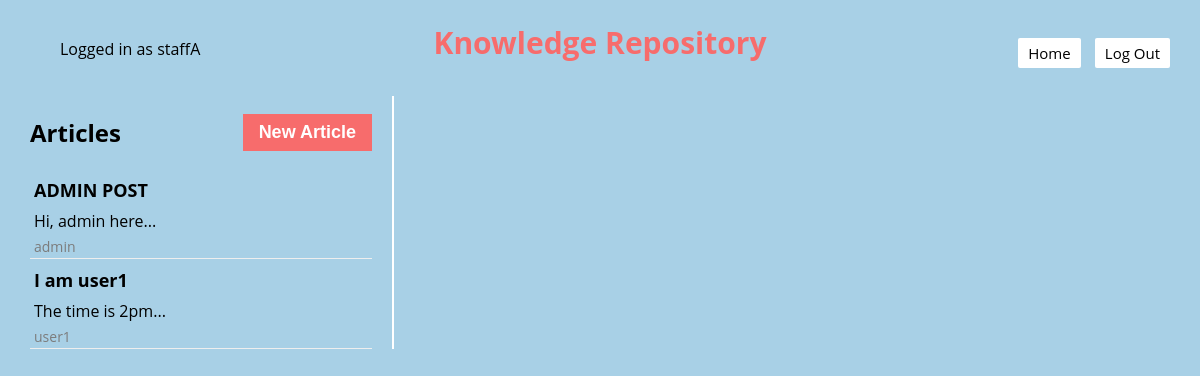
The page /knowledge-repository (signed in) on the database as committed earlier.
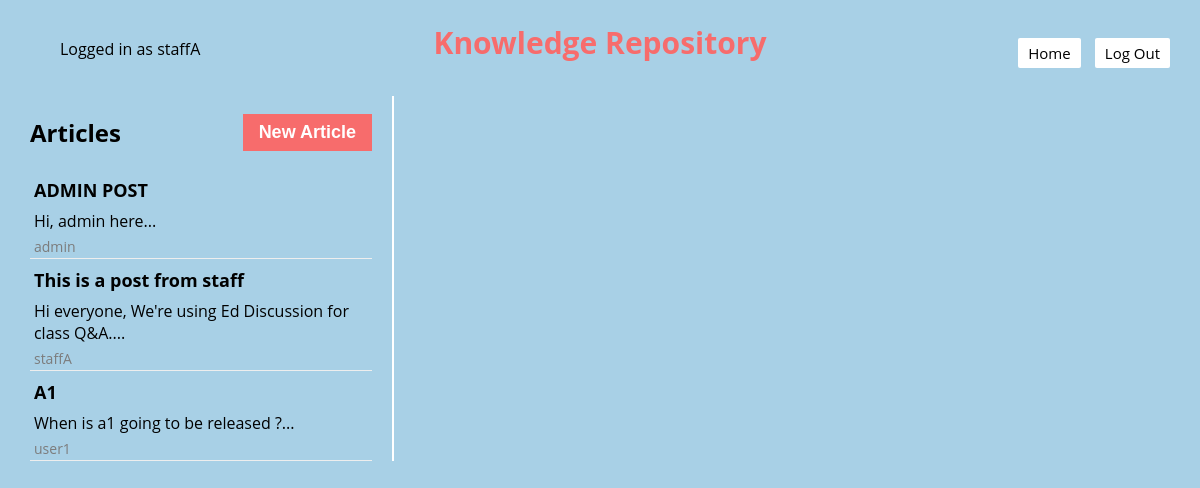
The same page on the database as committed later.
### models.py (models this page shows)
class Base(DeclarativeBase):
    pass

class User(Base):
    __tablename__ = "user"
    username: Mapped[str] = mapped_column(String, primary_key=True)
    password: Mapped[str] = mapped_column(String)
    salt: Mapped[str] = mapped_column(String)
    failed_attempts: Mapped[int] = mapped_column(Integer, default=0)
    lockout_until: Mapped[datetime] = mapped_column(DateTime, nullable=True)
    role: Mapped[RoleType] = mapped_column(Enum(RoleType), nullable=False)

class Article(Base):
    __tablename__ = "article"
    id: Mapped[int] = mapped_column(Integer, primary_key=True)
    title: Mapped[str] = mapped_column(String(100), nullable=False)
    content: Mapped[str] = mapped_column(Text, nullable=False)
    author_id: Mapped[int] = mapped_column(Integer, ForeignKey('user.username'), nullable=False)
    comments = relationship('Comment', backref='article', lazy='dynamic')
    user = relationship("User", foreign_keys=[author_id])

### app.py (the view)
@app.route("/knowledge-repository", defaults={'article_id': None})
@app.route("/knowledge-repository/<int:article_id>")
def knowledge_repository(article_id):
    username = session.get("username")
    if username is None:
        return redirect(url_for('login'))  # Redirect to login page
    articles = db.get_all_articles()
    selected_article = db.get_article(article_id) if article_id else None
    user = db.get_user(username)
    user_role = user.role.name if hasattr(user.role, 'name') else str(user.role)
    if selected_article != None:
        author_role = db.get_user_role(selected_article.author_id)
    else:
        author_role = "student"
    return render_template('knowledge_repository.jinja', username=username, articles=articles, selected_article=selected_article, author_role=author_role, user_role=user_role)

### app.py (called while the page is built)
def csp_policy_string(policy_dict):
    return "; ".join([f"{key} {' '.join(val) if isinstance(val, list) else val}" for key, val in policy_dict.items()])

@app.after_request
def apply_csp(response):
    policy = {
    "default-src": "'self'",
    "script-src": [
        "'self'",
        "https://cdnjs.cloudflare.com",  # Allow scripts from CDN for Crypto-JS
        "https://cdn.jsdelivr.net",
        "'unsafe-inline'"
    ],
    "style-src": "'self' 'unsafe-inline'",  # Allows inline styles;
    "img-src": "'self'",
    "connect-src": "'self'",  # Restricts the URLs which can be loaded using script interfaces
    "font-src": "'self'",  # Fonts loading
    "object-src": "'none'",  # Prevents object, embed, and applet elements from rendering
    "frame-ancestors": "'none'"  # Protects against clickjacking
}
    response.headers['Content-Security-Policy'] = csp_policy_string(policy)
    return response

### db.py (called while the page is built)
def get_user(username: str):
    with Session(engine) as session:
        return session.get(User, username)

def get_all_articles():
    with Session(engine) as session:
        articles = session.query(Article).all()
        return articles

### templates/knowledge_repository.jinja (shortened to what this page needs)
{% extends 'base.jinja' %}
{% block content %}
<nav style="padding: 2px 0; overflow: auto;">
    <div style="float: left;">
        <ul>
            <li class="username" style="display: inline-block;">Logged in as {{ username }}</li>
        </ul>
    </div>
        <div style="text-align: center; position: absolute; left: 50%; transform: translateX(-50%);">
        <h1 style="margin: 0; font-size: 30px; color: #F76C6c; ">Knowledge Repository</h1>
    </div>
    <div style="float: right;">
        <ul>
            <li style="display: inline-block;"><button onclick="location.href='{{ url_for('home') }}'">Home</button></li>
            <button onclick="confirmLogout()">Log Out</button>
        </ul>
    </div>
</nav>
<div class="container">
    <div class="sidebar">
        <div class="sidebar-header">
            <h2>Articles</h2>
            <button class="new-article" id="newArticleBtn">New Article</button>
        </div>
        {% for article in articles %}
            <div class="article-preview" onclick="location.href='{{ url_for('knowledge_repository', article_id=article.id) }}'">
                <h3 id="sidebar-title-{{ article.id }}">{{ article.title }}</h3>
                <p id="sidebar-content-{{ article.id }}" style="font-size: 16px; color: black; ; margin: 5px 0;">{{ article.content.split()[:30]|join(' ') }}...</p>
                <p style="font-size: 14px; color: rgb(124, 124, 124); ; margin: 1px 0;">{{ article.author_id }}</p>
            </div>
        {% endfor %}
        </div>
        <div class="main-content">
        </div>
    </div>
{% endblock %}

### templates/base.jinja (shortened to what this page needs)
<!DOCTYPE html>
<html>
    <head>
    </head>
    <body>
        {% block content %} {% endblock %}
    </body>
</html>

### templates/knowledge_repository.jinja (style rules this page uses)
html, body { height: 100%; margin: 10px; display: flex; flex-direction: column; font-family: 'Open Sans', sans-serif; background-color: #A8D0E6; }
h2 { font-family: 'Open Sans', sans-serif; }
h3 { font-family: 'Open Sans', sans-serif; color: black; font-size: 18px; margin: 8px 0; }
p { font-family: 'Open Sans', sans-serif; color: black; font-size: 14px; }
.container { display: flex; justify-content: space-between; padding: 10px; }
.sidebar { width: 30%; border-right: 2px solid white; padding-right: 20px; }
.sidebar-header { display: flex; align-items: center; justify-content: space-between; }
.article-preview { cursor: pointer; padding: 1px 4px; border-bottom: 1px solid #eee; font-size: 14px; }
.main-content { width: 65%; padding-left: 20px; }
nav { overflow: auto padding: 2px 0; }
nav button { font-family: 'Open Sans', sans-serif; padding: 5px 10px; background-color: white; color: black; border: none; border-radius: 2px; cursor: pointer; text-align: center; text-decoration: none; display: inline-block; margin-right: 10px; font-size: 15px; transition: background-color 0.3s, color 0.3s; }
.new-article { padding: 8px 16px; background-color: #F76C6c; color: white; border: none; cursor: pointer; font-size: 18px; font-weight: bold; transition: background-color 0.2s; }

Rows that differ between the two databases and show on the page:
no longer on this page (row unchanged): User: username "staffA"
removed Article: title "I am user1", content.split "The time is 2pm", author_id "user1"
added Article: title "This is a post from staff", content.split "Hi everyone, We're using Ed Discussion for class Q&A.", author_id "staffA"
added Article: title "A1", content.split "When is a1 going to be released ?", author_id "user1"
Other text that changed with them:
{{ username }}: (not shown) → "staffA"
